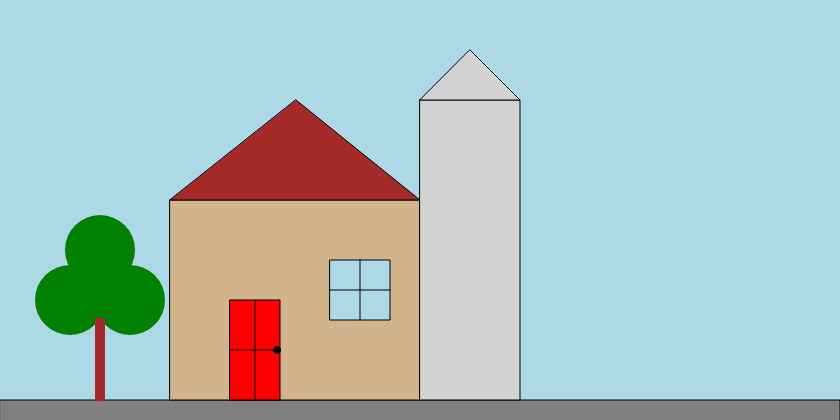
Frame 1 (no input)
Frame 60 (no input): identical to frame 1, image omitted
Frame 120 (the mouse pressed at the canvas centre since frame 60): identical to frame 1, image omitted

The p5.js sketch that drew this single still picture (run headless with seeded random() and noise() and a simulated clock; from frame 60 on, the mouse is pressed at the canvas centre):

// p5.js sketch
// ── sketch.js

var r = 255; g= 255; b = 255;
function setup() { 
createCanvas (840, 420); 
} 
  
function draw() { 
    var rectFlX = 0;
    var rectFlY = 400;
    var rectFlW = 840;
    var rectFlH = 30;
    
//    var leafX = ;
//    var leafY = ;
    var leafh = 70;
    var leafw = 70;
//    var rectFl = ;
//    var rectFl = ;
//    var rectFl = ;
//    var rectFl = ;
//    var rectFl = ;
//    var rectFl = ;
//    var rectFl = ;
      
    background("lightblue"); 
    
    //floor
    fill("grey");
    rect(rectFlX, rectFlY, rectFlW, rectFlH);
    
    //treeLeafs
    noStroke();
    fill("green");
    ellipse(70, 300, leafw, leafh);
    ellipse(100, 250, leafw, leafh);
    ellipse(130, 300, leafw, leafh);
     
    //treeBase
    noStroke();
    fill("brown");
    rect(95, 318, 10, 83);
    
    //house
    stroke(0);
    fill("tan");
    rect(170, 200, 250, 200);
    
    //houseRoof
    fill("brown");
    triangle(170, 200,170+250, 200,170+126, 100);
    
    //houseWindow
    fill("lightblue");
    rect(330, 260, 60, 60);
    line(360, 260, 360, 320);
    line(330, 290, 390, 290);
    
    
    //houseDoor
    fill("red");
    rect(230, 300, 50, 100);
    fill("black");
    line(255, 300, 255, 400);
    line(230, 350, 280, 350);
    ellipse(277, 350, 7);
    
    //houseMill
    fill("lightgrey");
    rect(420, 100, 100, 300);
    
    //millRoof
    triangle(420, 100, 520, 100, 470, 50);
    
    
     
}
